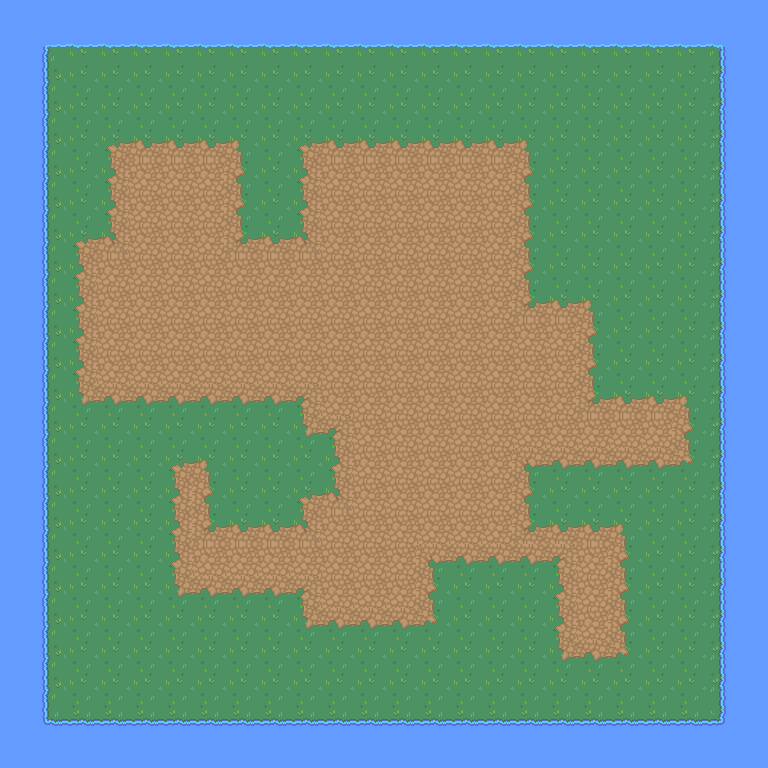

Tiled map render using the project's own tile images. Description and the whole map definition, tile-layer contents included, below:
An orthogonal 24x24 tile map with 32x32 px tiles, 3 tile layers (Water, Ground, Dirt).

<map version="1.10" tiledversion="1.11.2" orientation="orthogonal" renderorder="right-down" width="24" height="24" tilewidth="32" tileheight="32" infinite="0" nextlayerid="5" nextobjectid="1">
 <tileset firstgid="1" source="RPG Nature Tileset.tsx" />
 <layer id="1" name="Water" width="24" height="24">
  <data encoding="csv">
42,42,42,42,42,42,42,42,42,42,42,42,42,42,42,42,42,42,42,42,42,42,42,42,
42,42,42,42,42,42,42,42,42,42,42,42,42,42,42,42,42,42,42,42,42,42,42,42,
42,42,42,42,42,42,42,42,42,42,42,42,42,42,42,42,42,42,42,42,42,42,42,42,
42,42,42,42,42,42,42,42,42,42,42,42,42,42,42,42,42,42,42,42,42,42,42,42,
42,42,42,42,42,42,42,42,42,42,42,42,42,42,42,42,42,42,42,42,42,42,42,42,
42,42,42,42,42,42,42,42,42,42,42,42,42,42,42,42,42,42,42,42,42,42,42,42,
42,42,42,42,42,42,42,42,42,42,42,42,42,42,42,42,42,42,42,42,42,42,42,42,
42,42,42,42,42,42,42,42,42,42,42,42,42,42,42,42,42,42,42,42,42,42,42,42,
42,42,42,42,42,42,42,42,42,42,42,42,42,42,42,42,42,42,42,42,42,42,42,42,
42,42,42,42,42,42,42,42,42,42,42,42,42,42,42,42,42,42,42,42,42,42,42,42,
42,42,42,42,42,42,42,42,42,42,42,42,42,42,42,42,42,42,42,42,42,42,42,42,
42,42,42,42,42,42,42,42,42,42,42,42,42,42,42,42,42,42,42,42,42,42,42,42,
42,42,42,42,42,42,42,42,42,42,42,42,42,42,42,42,42,42,42,42,42,42,42,42,
42,42,42,42,42,42,42,42,42,42,42,42,42,42,42,42,42,42,42,42,42,42,42,42,
42,42,42,42,42,42,42,42,42,42,42,42,42,42,42,42,42,42,42,42,42,42,42,42,
42,42,42,42,42,42,42,42,42,42,42,42,42,42,42,42,42,42,42,42,42,42,42,42,
42,42,42,42,42,42,42,42,42,42,42,42,42,42,42,42,42,42,42,42,42,42,42,42,
42,42,42,42,42,42,42,42,42,42,42,42,42,42,42,42,42,42,42,42,42,42,42,42,
42,42,42,42,42,42,42,42,42,42,42,42,42,42,42,42,42,42,42,42,42,42,42,42,
42,42,42,42,42,42,42,42,42,42,42,42,42,42,42,42,42,42,42,42,42,42,42,42,
42,42,42,42,42,42,42,42,42,42,42,42,42,42,42,42,42,42,42,42,42,42,42,42,
42,42,42,42,42,42,42,42,42,42,42,42,42,42,42,42,42,42,42,42,42,42,42,42,
42,42,42,42,42,42,42,42,42,42,42,42,42,42,42,42,42,42,42,42,42,42,42,42,
42,42,42,42,42,42,42,42,42,42,42,42,42,42,42,42,42,42,42,42,42,42,42,42
</data>
 </layer>
 <layer id="2" name="Ground" width="24" height="24">
  <data encoding="csv">
0,0,0,0,0,0,0,0,0,0,0,0,0,0,0,0,0,0,0,0,0,0,0,0,
0,66,67,67,67,67,67,67,67,67,67,67,67,67,67,67,67,67,67,67,67,67,68,0,
0,86,41,41,41,41,41,41,41,41,41,41,41,41,41,41,41,41,41,41,41,41,88,0,
0,86,41,41,41,41,41,41,41,41,41,41,41,41,41,41,41,41,41,41,41,41,88,0,
0,86,41,41,41,41,41,41,41,41,41,41,41,41,41,41,41,41,41,41,41,41,88,0,
0,86,41,41,41,41,41,41,41,41,41,41,41,41,41,41,41,41,41,41,41,41,88,0,
0,86,41,41,41,41,41,41,41,41,41,41,41,41,41,41,41,41,41,41,41,41,88,0,
0,86,41,41,41,41,41,41,41,41,41,41,41,41,41,41,41,41,41,41,41,41,88,0,
0,86,41,41,41,41,41,41,41,41,41,41,41,41,41,41,41,41,41,41,41,41,88,0,
0,86,41,41,41,41,41,41,41,41,41,41,41,41,41,41,41,41,41,41,41,41,88,0,
0,86,41,41,41,41,41,41,41,41,41,41,41,41,41,41,41,41,41,41,41,41,88,0,
0,86,41,41,41,41,41,41,41,41,41,41,41,41,41,41,41,41,41,41,41,41,88,0,
0,86,41,41,41,41,41,41,41,41,41,41,41,41,41,41,41,41,41,41,41,41,88,0,
0,86,41,41,41,41,41,41,41,41,41,41,41,41,41,41,41,41,41,41,41,41,88,0,
0,86,41,41,41,41,41,41,41,41,41,41,41,41,41,41,41,41,41,41,41,41,88,0,
0,86,41,41,41,41,41,41,41,41,41,41,41,41,41,41,41,41,41,41,41,41,88,0,
0,86,41,41,41,41,41,41,41,41,41,41,41,41,41,41,41,41,41,41,41,41,88,0,
0,86,41,41,41,41,41,41,41,41,41,41,41,41,41,41,41,41,41,41,41,41,88,0,
0,86,41,41,41,41,41,41,41,41,41,41,41,41,41,41,41,41,41,41,41,41,88,0,
0,86,41,41,41,41,41,41,41,41,41,41,41,41,41,41,41,41,41,41,41,41,88,0,
0,86,41,41,41,41,41,41,41,41,41,41,41,41,41,41,41,41,41,41,41,41,88,0,
0,86,41,41,41,41,41,41,41,41,41,41,41,41,41,41,41,41,41,41,41,41,88,0,
0,106,107,107,107,107,107,107,107,107,107,107,107,107,107,107,107,107,107,107,107,107,108,0,
0,0,0,0,0,0,0,0,0,0,0,0,0,0,0,0,0,0,0,0,0,0,0,0
</data>
 </layer>
 <layer id="3" name="Dirt" width="24" height="24">
  <data encoding="csv">
0,0,0,0,0,0,0,0,0,0,0,0,0,0,0,0,0,0,0,0,0,0,0,0,
0,0,0,0,0,0,0,0,0,0,0,0,0,0,0,0,0,0,0,0,0,0,0,0,
0,0,0,0,0,0,0,0,0,0,0,0,0,0,0,0,0,0,0,0,0,0,0,0,
0,0,0,0,0,0,0,0,0,0,0,0,0,0,0,0,0,0,0,0,0,0,0,0,
0,0,0,126,127,127,127,128,0,126,127,127,127,127,127,127,128,0,0,0,0,0,0,0,
0,0,0,146,147,147,147,148,0,146,147,147,147,147,147,147,148,0,0,0,0,0,0,0,
0,0,0,146,147,147,147,148,0,146,147,147,147,147,147,147,148,0,0,0,0,0,0,0,
0,0,126,150,147,147,147,149,127,150,147,147,147,147,147,147,148,0,0,0,0,0,0,0,
0,0,146,147,147,147,147,147,147,147,147,147,147,147,147,147,148,0,0,0,0,0,0,0,
0,0,146,147,147,147,147,147,147,147,147,147,147,147,147,147,149,127,128,0,0,0,0,0,
0,0,146,147,147,147,147,147,147,147,147,147,147,147,147,147,147,147,148,0,0,0,0,0,
0,0,146,147,147,147,147,147,147,147,147,147,147,147,147,147,147,147,148,0,0,0,0,0,
0,0,166,167,167,167,167,167,167,130,147,147,147,147,147,147,147,147,149,127,127,128,0,0,
0,0,0,0,0,0,0,0,0,166,130,147,147,147,147,147,147,147,147,147,147,148,0,0,
0,0,0,0,0,126,128,0,0,0,146,147,147,147,147,147,129,167,167,167,167,168,0,0,
0,0,0,0,0,146,148,0,0,126,150,147,147,147,147,147,148,0,0,0,0,0,0,0,
0,0,0,0,0,146,149,127,127,150,147,147,147,147,147,147,149,127,127,128,0,0,0,0,
0,0,0,0,0,146,147,147,147,147,147,147,147,129,167,167,167,130,147,148,0,0,0,0,
0,0,0,0,0,166,167,167,167,130,147,147,147,148,0,0,0,146,147,148,0,0,0,0,
0,0,0,0,0,0,0,0,0,166,167,167,167,168,0,0,0,146,147,148,0,0,0,0,
0,0,0,0,0,0,0,0,0,0,0,0,0,0,0,0,0,166,167,168,0,0,0,0,
0,0,0,0,0,0,0,0,0,0,0,0,0,0,0,0,0,0,0,0,0,0,0,0,
0,0,0,0,0,0,0,0,0,0,0,0,0,0,0,0,0,0,0,0,0,0,0,0,
0,0,0,0,0,0,0,0,0,0,0,0,0,0,0,0,0,0,0,0,0,0,0,0
</data>
 </layer>
</map>
